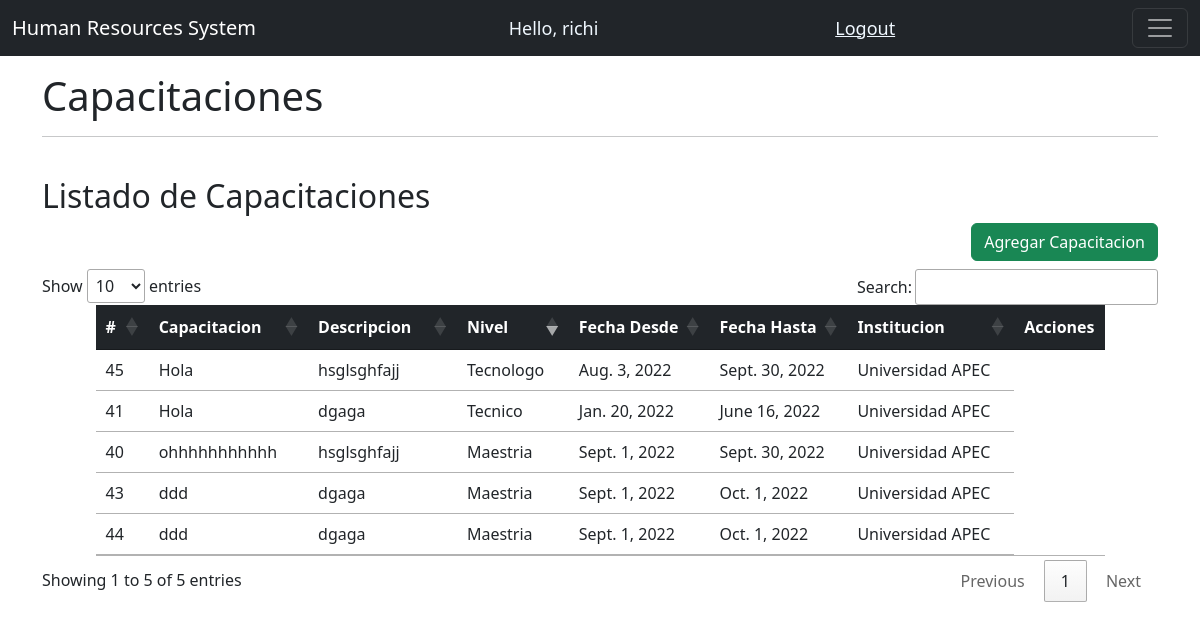
The page /capacitaciones/ (signed in) on the database as committed earlier.
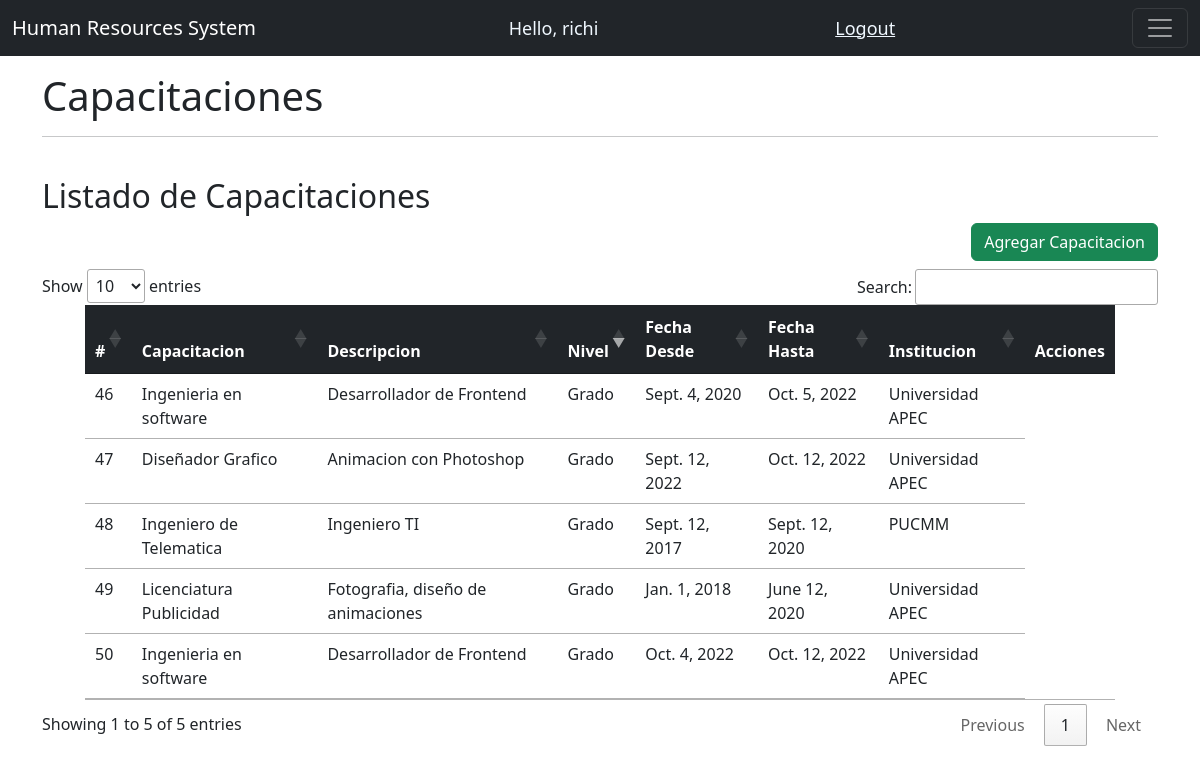
The same page on the database as committed later.
### system/models.py (models this page shows, shortened)
class Capacitaciones(models.Model):
    NIVEL = {
        ('Grado', 'Grado'),
        ('Postgrado', 'Postgrado'),
        ('Maestria', 'Maestria'),
        ('Tecnologo', 'Tecnologo'),
        ('Tecnico', 'Tecnico'),
        ('Gestion', 'Gestion')
    }
    createdBy=models.ForeignKey(User, on_delete=models.CASCADE, null=True, editable=False)
    capacitacion=models.CharField(max_length=75, null=True)
    descripcion=models.CharField(max_length=200, null=True)
    nivel=models.CharField(max_length=12, null=True, choices=NIVEL)
    fechaDesde=models.DateField(null=False)
    fechaHasta=models.DateField(null=False)
    institucion=models.CharField(max_length=50, null=True)

### system/decorators.py (the view)
        def wrapper_func(request, *args, **kwargs):
            group = None
            if request.user.groups.exists():
                group = request.user.groups.all()[0].name
            if group in allowed_roles:
                return view_func(request, *args, **kwargs)
            else:
                return HttpResponse('No estas autorizado para ver esta pagina')

### system/views.py (called while the page is built)
@login_required(login_url='loginPage')
@allowed_users(allowed_roles=['admin', 'candidato'])
def capacitaciones(request):
    capacitaciones = Capacitaciones.objects.all()
    return render(request, 'system/capacitaciones.html', {'capacitaciones': capacitaciones})

### system/templates/system/capacitaciones.html (shortened to what this page needs)
{% extends 'system/main.html' %}
{% block content %}
<br>
<h1>Capacitaciones</h1>
<hr>
<br>
<h2>Listado de Capacitaciones</h2>
<div class="modal-footer">
<a class="btn btn-success" href="{% url 'registrarCapacitaciones' %}" role="button">Agregar Capacitacion</a>
</div>
<div class="table-responsive py-2">
    <table class="table" id="table_id">
        <thead class="table-dark">
            <tr>
                <th scope="col">#</th>
                <th scope="col">Capacitacion</th>
                <th scope="col">Descripcion</th>
                <th scope="col">Nivel</th>
                <th scope="col">Fecha Desde</th>
                <th scope="col">Fecha Hasta</th>
                <th scope="col">Institucion</th>
                <th scope="col" colspan="2">Acciones</th>
            </tr>
        </thead>
        <tbody>
            {% for i in capacitaciones %}
            <tr>
                <td>{{i.id}} </td>
                <td>{{i.capacitacion}} </td>
                <td>{{i.descripcion}} </td>
                <td>{{i.nivel}} </td>
                <td>{{i.fechaDesde}} </td>
                <td>{{i.fechaHasta}} </td>
                <td>{{i.institucion}} </td>
            </tr>
              {% endfor %}
          </tbody>
    </table>
</div>
{% endblock %}

Rows that differ between the two databases and show on the page:
removed Capacitaciones: id "40", capacitacion "ohhhhhhhhhhh", descripcion "hsglsghfajj", nivel "Maestria", fechaDesde "Sept. 1, 2022", fechaHasta "Sept. 30, 2022", institucion "Universidad APEC"
removed Capacitaciones: id "41", capacitacion "Hola", descripcion "dgaga", nivel "Tecnico", fechaDesde "Jan. 20, 2022", fechaHasta "June 16, 2022", institucion "Universidad APEC"
removed Capacitaciones: id "43", capacitacion "ddd", descripcion "dgaga", nivel "Maestria", fechaDesde "Sept. 1, 2022", fechaHasta "Oct. 1, 2022", institucion "Universidad APEC"
removed Capacitaciones: id "44", capacitacion "ddd", descripcion "dgaga", nivel "Maestria", fechaDesde "Sept. 1, 2022", fechaHasta "Oct. 1, 2022", institucion "Universidad APEC"
removed Capacitaciones: id "45", capacitacion "Hola", descripcion "hsglsghfajj", nivel "Tecnologo", fechaDesde "Aug. 3, 2022", fechaHasta "Sept. 30, 2022", institucion "Universidad APEC"
added Capacitaciones: id "46", capacitacion "Ingenieria en software", descripcion "Desarrollador de Frontend", nivel "Grado", fechaDesde "Sept. 4, 2020", fechaHasta "Oct. 5, 2022", institucion "Universidad APEC"
added Capacitaciones: id "47", capacitacion "Diseñador Grafico", descripcion "Animacion con Photoshop", nivel "Grado", fechaDesde "Sept. 12, 2022", fechaHasta "Oct. 12, 2022", institucion "Universidad APEC"
added Capacitaciones: id "48", capacitacion "Ingeniero de Telematica", descripcion "Ingeniero TI", nivel "Grado", fechaDesde "Sept. 12, 2017", fechaHasta "Sept. 12, 2020", institucion "PUCMM"
added Capacitaciones: id "49", capacitacion "Licenciatura Publicidad", descripcion "Fotografia, diseño de animaciones", nivel "Grado", fechaDesde "Jan. 1, 2018", fechaHasta "June 12, 2020", institucion "Universidad APEC"
added Capacitaciones: id "50", capacitacion "Ingenieria en software", descripcion "Desarrollador de Frontend", nivel "Grado", fechaDesde "Oct. 4, 2022", fechaHasta "Oct. 12, 2022", institucion "Universidad APEC"
